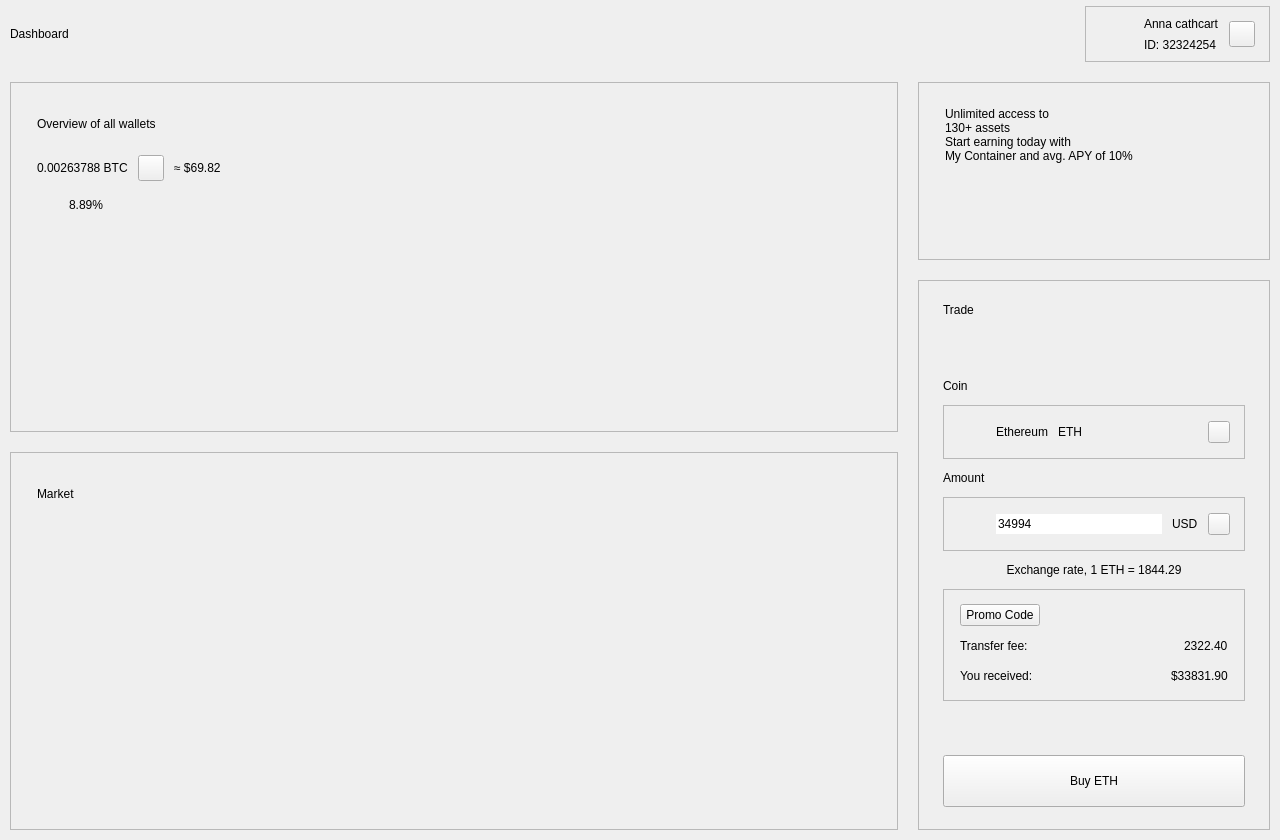
<?xml version="1.0" encoding="UTF-8"?>
<ui version="4.0">
 <class>DashboardComponent</class>
 <widget class="QCustomComponent" name="DashboardComponent">
  <property name="geometry">
   <rect><x>0</x><y>0</y><width>1280</width><height>840</height></rect>
  </property>
  <layout class="QVBoxLayout" name="dashOuter">
   <property name="spacing"><number>0</number></property>
   <property name="leftMargin"><number>0</number></property>
   <property name="topMargin"><number>0</number></property>
   <property name="rightMargin"><number>0</number></property>
   <property name="bottomMargin"><number>0</number></property>
   <item>
    <widget class="QScrollArea" name="dashScroll">
     <property name="widgetResizable"><bool>true</bool></property>
     <property name="frameShape"><enum>QFrame::NoFrame</enum></property>
     <property name="horizontalScrollBarPolicy"><enum>Qt::ScrollBarAlwaysOff</enum></property>
     <widget class="QWidget" name="dashScrollContents">
      <property name="geometry"><rect><x>0</x><y>0</y><width>1280</width><height>840</height></rect></property>
      <layout class="QVBoxLayout" name="dashBody">
       <property name="spacing"><number>20</number></property>
       <property name="leftMargin"><number>4</number></property>
       <property name="topMargin"><number>2</number></property>
       <property name="rightMargin"><number>4</number></property>
       <property name="bottomMargin"><number>6</number></property>

       <!-- ============ TOP BAR ============ -->
       <item>
        <widget class="QWidget" name="topBar" native="true">
         <layout class="QHBoxLayout" name="topBarLayout">
          <property name="spacing"><number>12</number></property>
          <property name="leftMargin"><number>6</number></property>
          <property name="topMargin"><number>4</number></property>
          <property name="rightMargin"><number>6</number></property>
          <property name="bottomMargin"><number>0</number></property>
          <item>
           <widget class="QLabel" name="pageTitle">
            <property name="text"><string>Dashboard</string></property>
            <property name="role" stdset="0"><string>pageTitle</string></property>
           </widget>
          </item>
          <item>
           <spacer name="topBarSpacer">
            <property name="orientation"><enum>Qt::Horizontal</enum></property>
            <property name="sizeHint" stdset="0"><size><width>40</width><height>20</height></size></property>
           </spacer>
          </item>
          <item>
           <widget class="QFrame" name="userChip">
            <property name="frameShape"><enum>QFrame::StyledPanel</enum></property>
            <property name="role" stdset="0"><string>userChip</string></property>
            <layout class="QHBoxLayout" name="userChipLayout">
             <property name="spacing"><number>10</number></property>
             <property name="leftMargin"><number>6</number></property>
             <property name="topMargin"><number>6</number></property>
             <property name="rightMargin"><number>14</number></property>
             <property name="bottomMargin"><number>6</number></property>
             <item>
              <widget class="QCustomAvatar" name="userAvatar">
               <property name="minimumSize"><size><width>42</width><height>42</height></size></property>
               <property name="maximumSize"><size><width>42</width><height>42</height></size></property>
               <property name="text" stdset="0"><string>A</string></property>
              </widget>
             </item>
             <item>
              <layout class="QVBoxLayout" name="userTextCol">
               <property name="spacing"><number>0</number></property>
               <item><widget class="QLabel" name="userName"><property name="text"><string>Anna cathcart</string></property><property name="role" stdset="0"><string>userName</string></property></widget></item>
               <item><widget class="QLabel" name="userId"><property name="text"><string>ID: 32324254</string></property><property name="role" stdset="0"><string>userId</string></property></widget></item>
              </layout>
             </item>
             <item>
              <widget class="QPushButton" name="userChevron">
               <property name="minimumSize"><size><width>26</width><height>26</height></size></property>
               <property name="maximumSize"><size><width>26</width><height>26</height></size></property>
               <property name="iconSize"><size><width>16</width><height>16</height></size></property>
               <property name="cursor"><cursorShape>PointingHandCursor</cursorShape></property>
               <property name="text"><string/></property>
              </widget>
             </item>
            </layout>
           </widget>
          </item>
         </layout>
        </widget>
       </item>

       <!-- ============ CONTENT ROW ============ -->
       <item>
        <layout class="QHBoxLayout" name="contentRow" stretch="1,0">
         <property name="spacing"><number>20</number></property>
         <property name="leftMargin"><number>6</number></property>
         <property name="topMargin"><number>0</number></property>
         <property name="rightMargin"><number>6</number></property>
         <property name="bottomMargin"><number>4</number></property>

         <!-- ==== LEFT COLUMN ==== -->
         <item>
          <layout class="QVBoxLayout" name="leftCol" stretch="0,1">
           <property name="spacing"><number>20</number></property>

           <!-- Overview card -->
           <item>
            <widget class="QFrame" name="overviewCard">
             <property name="frameShape"><enum>QFrame::StyledPanel</enum></property>
             <property name="role" stdset="0"><string>card</string></property>
             <layout class="QVBoxLayout" name="overviewLayout">
              <property name="spacing"><number>12</number></property>
              <property name="leftMargin"><number>26</number></property>
              <property name="topMargin"><number>22</number></property>
              <property name="rightMargin"><number>26</number></property>
              <property name="bottomMargin"><number>18</number></property>
              <item>
               <layout class="QHBoxLayout" name="overviewHead">
                <item><widget class="QLabel" name="overviewTitle"><property name="text"><string>Overview of all wallets</string></property><property name="role" stdset="0"><string>cardTitle</string></property></widget></item>
                <item><spacer name="overviewHeadSpacer"><property name="orientation"><enum>Qt::Horizontal</enum></property><property name="sizeHint" stdset="0"><size><width>40</width><height>20</height></size></property></spacer></item>
                <item>
                 <widget class="QCustomSegmentedControl" name="rangeControl">
                  <property name="minimumSize"><size><width>216</width><height>38</height></size></property>
                  <property name="maximumSize"><size><width>216</width><height>38</height></size></property>
                 </widget>
                </item>
               </layout>
              </item>
              <item>
               <layout class="QHBoxLayout" name="overviewValueRow">
                <property name="spacing"><number>10</number></property>
                <item><widget class="QLabel" name="bigValue"><property name="text"><string>0.00263788 BTC</string></property><property name="role" stdset="0"><string>bigValue</string></property></widget></item>
                <item>
                 <widget class="QPushButton" name="coinPick">
                  <property name="minimumSize"><size><width>26</width><height>26</height></size></property>
                  <property name="maximumSize"><size><width>26</width><height>26</height></size></property>
                  <property name="iconSize"><size><width>15</width><height>15</height></size></property>
                  <property name="cursor"><cursorShape>PointingHandCursor</cursorShape></property>
                  <property name="text"><string/></property>
                 </widget>
                </item>
                <item><widget class="QLabel" name="approxValue"><property name="text"><string>≈ $69.82</string></property><property name="role" stdset="0"><string>approx</string></property></widget></item>
                <item><spacer name="overviewValueSpacer"><property name="orientation"><enum>Qt::Horizontal</enum></property><property name="sizeHint" stdset="0"><size><width>40</width><height>20</height></size></property></spacer></item>
               </layout>
              </item>
              <item>
               <layout class="QHBoxLayout" name="overviewChangeRow">
                <property name="spacing"><number>8</number></property>
                <item><widget class="QCustomTrendChip" name="changeChip"><property name="minimumSize"><size><width>24</width><height>24</height></size></property><property name="maximumSize"><size><width>24</width><height>24</height></size></property><property name="direction" stdset="0"><string>up</string></property><property name="variant" stdset="0"><string>plain</string></property></widget></item>
                <item><widget class="QLabel" name="changeValue"><property name="text"><string>8.89%</string></property><property name="role" stdset="0"><string>changePos</string></property></widget></item>
                <item><spacer name="overviewChangeSpacer"><property name="orientation"><enum>Qt::Horizontal</enum></property><property name="sizeHint" stdset="0"><size><width>40</width><height>20</height></size></property></spacer></item>
               </layout>
              </item>
              <item>
               <widget class="QCustomAreaChart" name="overviewChart">
                <property name="minimumSize"><size><width>0</width><height>172</height></size></property>
               </widget>
              </item>
              <item>
               <widget class="QWidget" name="timeRow" native="true">
                <layout class="QHBoxLayout" name="timeRowLayout">
                 <property name="spacing"><number>0</number></property>
                 <property name="leftMargin"><number>6</number></property>
                 <property name="topMargin"><number>0</number></property>
                 <property name="rightMargin"><number>6</number></property>
                 <property name="bottomMargin"><number>0</number></property>
                </layout>
               </widget>
              </item>
             </layout>
            </widget>
           </item>

           <!-- Market card -->
           <item>
            <widget class="QFrame" name="marketCard">
             <property name="sizePolicy">
              <sizepolicy hsizetype="Preferred" vsizetype="Expanding"><horstretch>0</horstretch><verstretch>1</verstretch></sizepolicy>
             </property>
             <property name="frameShape"><enum>QFrame::StyledPanel</enum></property>
             <property name="role" stdset="0"><string>card</string></property>
             <layout class="QVBoxLayout" name="marketLayout">
              <property name="spacing"><number>14</number></property>
              <property name="leftMargin"><number>26</number></property>
              <property name="topMargin"><number>22</number></property>
              <property name="rightMargin"><number>26</number></property>
              <property name="bottomMargin"><number>18</number></property>
              <item>
               <layout class="QHBoxLayout" name="marketHead">
                <item><widget class="QLabel" name="marketTitle"><property name="text"><string>Market</string></property><property name="role" stdset="0"><string>cardTitle</string></property></widget></item>
                <item><spacer name="marketHeadSpacer"><property name="orientation"><enum>Qt::Horizontal</enum></property><property name="sizeHint" stdset="0"><size><width>40</width><height>20</height></size></property></spacer></item>
                <item>
                 <widget class="QCustomSegmentedControl" name="marketTabs">
                  <property name="minimumSize"><size><width>268</width><height>38</height></size></property>
                  <property name="maximumSize"><size><width>268</width><height>38</height></size></property>
                 </widget>
                </item>
               </layout>
              </item>
              <item>
               <widget class="QCustomDataTable" name="marketTable" native="true">
                <property name="sizePolicy">
                 <sizepolicy hsizetype="Expanding" vsizetype="Expanding"><horstretch>0</horstretch><verstretch>1</verstretch></sizepolicy>
                </property>
                <property name="minimumSize"><size><width>0</width><height>256</height></size></property>
               </widget>
              </item>
             </layout>
            </widget>
           </item>
          </layout>
         </item>

         <!-- ==== RIGHT PANEL ==== -->
         <item>
          <widget class="QWidget" name="rightPanel" native="true">
           <property name="minimumSize"><size><width>352</width><height>0</height></size></property>
           <property name="maximumSize"><size><width>368</width><height>16777215</height></size></property>
           <layout class="QVBoxLayout" name="rightCol" stretch="0,1">
            <property name="spacing"><number>20</number></property>
            <property name="leftMargin"><number>0</number></property>
            <property name="topMargin"><number>0</number></property>
            <property name="rightMargin"><number>0</number></property>
            <property name="bottomMargin"><number>0</number></property>

            <!-- Promo card -->
            <item>
             <widget class="QFrame" name="promoCard">
              <property name="minimumSize"><size><width>0</width><height>178</height></size></property>
              <property name="maximumSize"><size><width>16777215</width><height>178</height></size></property>
              <property name="frameShape"><enum>QFrame::StyledPanel</enum></property>
              <property name="role" stdset="0"><string>promoCard</string></property>
              <layout class="QVBoxLayout" name="promoLayout">
               <property name="spacing"><number>0</number></property>
               <property name="leftMargin"><number>26</number></property>
               <property name="topMargin"><number>24</number></property>
               <property name="rightMargin"><number>26</number></property>
               <property name="bottomMargin"><number>22</number></property>
               <item>
                <widget class="QLabel" name="promoTitle">
                 <property name="text"><string>Unlimited access to
130+ assets</string></property>
                 <property name="role" stdset="0"><string>promoTitle</string></property>
                </widget>
               </item>
               <item>
                <widget class="QLabel" name="promoSub">
                 <property name="text"><string>Start earning today with
My Container and avg. APY of 10%</string></property>
                 <property name="role" stdset="0"><string>promoSub</string></property>
                </widget>
               </item>
               <item><spacer name="promoMidSpacer"><property name="orientation"><enum>Qt::Vertical</enum></property><property name="sizeHint" stdset="0"><size><width>10</width><height>10</height></size></property></spacer></item>
               <item>
                <layout class="QHBoxLayout" name="promoFoot">
                 <item><spacer name="promoFootSpacer"><property name="orientation"><enum>Qt::Horizontal</enum></property><property name="sizeHint" stdset="0"><size><width>40</width><height>20</height></size></property></spacer></item>
                 <item>
                  <widget class="QCustomAvatarGroup" name="promoCoins">
                   <property name="maxVisible" stdset="0"><number>5</number></property>
                   <property name="avatarSize" stdset="0"><number>36</number></property>
                  </widget>
                 </item>
                </layout>
               </item>
              </layout>
             </widget>
            </item>

            <!-- Trade card -->
            <item>
             <widget class="QFrame" name="tradeCard">
              <property name="sizePolicy">
               <sizepolicy hsizetype="Preferred" vsizetype="Expanding"><horstretch>0</horstretch><verstretch>1</verstretch></sizepolicy>
              </property>
              <property name="frameShape"><enum>QFrame::StyledPanel</enum></property>
              <property name="role" stdset="0"><string>card</string></property>
              <layout class="QVBoxLayout" name="tradeLayout">
               <property name="spacing"><number>12</number></property>
               <property name="leftMargin"><number>24</number></property>
               <property name="topMargin"><number>22</number></property>
               <property name="rightMargin"><number>24</number></property>
               <property name="bottomMargin"><number>22</number></property>
               <item><widget class="QLabel" name="tradeTitle"><property name="text"><string>Trade</string></property><property name="role" stdset="0"><string>cardTitle</string></property></widget></item>
               <item>
                <widget class="QCustomSegmentedControl" name="tradeTabs">
                 <property name="minimumSize"><size><width>0</width><height>38</height></size></property>
                </widget>
               </item>
               <item><widget class="QLabel" name="coinLabel"><property name="text"><string>Coin</string></property><property name="role" stdset="0"><string>fieldLabel</string></property></widget></item>
               <item>
                <widget class="QFrame" name="coinField">
                 <property name="minimumSize"><size><width>0</width><height>54</height></size></property>
                 <property name="frameShape"><enum>QFrame::StyledPanel</enum></property>
                 <property name="role" stdset="0"><string>field</string></property>
                 <layout class="QHBoxLayout" name="coinFieldLayout">
                  <property name="spacing"><number>10</number></property>
                  <property name="leftMargin"><number>12</number></property>
                  <property name="topMargin"><number>6</number></property>
                  <property name="rightMargin"><number>14</number></property>
                  <property name="bottomMargin"><number>6</number></property>
                  <item>
                   <widget class="QCustomAvatar" name="coinAvatar">
                    <property name="minimumSize"><size><width>30</width><height>30</height></size></property>
                    <property name="maximumSize"><size><width>30</width><height>30</height></size></property>
                    <property name="text" stdset="0"><string>E</string></property>
                    <property name="showStatus" stdset="0"><bool>false</bool></property>
                   </widget>
                  </item>
                  <item><widget class="QLabel" name="coinName"><property name="text"><string>Ethereum</string></property><property name="role" stdset="0"><string>fieldValue</string></property></widget></item>
                  <item><widget class="QLabel" name="coinTicker"><property name="text"><string>ETH</string></property><property name="role" stdset="0"><string>fieldMuted</string></property></widget></item>
                  <item><spacer name="coinFieldSpacer"><property name="orientation"><enum>Qt::Horizontal</enum></property><property name="sizeHint" stdset="0"><size><width>40</width><height>20</height></size></property></spacer></item>
                  <item>
                   <widget class="QPushButton" name="coinFieldChevron">
                    <property name="minimumSize"><size><width>22</width><height>22</height></size></property>
                    <property name="maximumSize"><size><width>22</width><height>22</height></size></property>
                    <property name="iconSize"><size><width>16</width><height>16</height></size></property>
                    <property name="text"><string/></property>
                   </widget>
                  </item>
                 </layout>
                </widget>
               </item>
               <item><widget class="QLabel" name="amountLabel"><property name="text"><string>Amount</string></property><property name="role" stdset="0"><string>fieldLabel</string></property></widget></item>
               <item>
                <widget class="QFrame" name="amountField">
                 <property name="minimumSize"><size><width>0</width><height>54</height></size></property>
                 <property name="frameShape"><enum>QFrame::StyledPanel</enum></property>
                 <property name="role" stdset="0"><string>field</string></property>
                 <layout class="QHBoxLayout" name="amountFieldLayout">
                  <property name="spacing"><number>10</number></property>
                  <property name="leftMargin"><number>12</number></property>
                  <property name="topMargin"><number>6</number></property>
                  <property name="rightMargin"><number>14</number></property>
                  <property name="bottomMargin"><number>6</number></property>
                  <item>
                   <widget class="QCustomAvatar" name="amountBadge">
                    <property name="minimumSize"><size><width>30</width><height>30</height></size></property>
                    <property name="maximumSize"><size><width>30</width><height>30</height></size></property>
                    <property name="text" stdset="0"><string>$</string></property>
                    <property name="showStatus" stdset="0"><bool>false</bool></property>
                   </widget>
                  </item>
                  <item>
                   <widget class="QLineEdit" name="amountEdit">
                    <property name="text"><string>34994</string></property>
                    <property name="frame"><bool>false</bool></property>
                    <property name="role" stdset="0"><string>amountEdit</string></property>
                   </widget>
                  </item>
                  <item><widget class="QLabel" name="amountCurrency"><property name="text"><string>USD</string></property><property name="role" stdset="0"><string>fieldMuted</string></property></widget></item>
                  <item>
                   <widget class="QPushButton" name="amountChevron">
                    <property name="minimumSize"><size><width>22</width><height>22</height></size></property>
                    <property name="maximumSize"><size><width>22</width><height>22</height></size></property>
                    <property name="iconSize"><size><width>16</width><height>16</height></size></property>
                    <property name="text"><string/></property>
                   </widget>
                  </item>
                 </layout>
                </widget>
               </item>
               <item>
                <widget class="QLabel" name="tradeRate">
                 <property name="alignment"><set>Qt::AlignCenter</set></property>
                 <property name="text"><string>Exchange rate, 1 ETH = 1844.29</string></property>
                 <property name="role" stdset="0"><string>exchangeRate</string></property>
                </widget>
               </item>
               <item>
                <widget class="QFrame" name="receiptBox">
                 <property name="frameShape"><enum>QFrame::StyledPanel</enum></property>
                 <property name="role" stdset="0"><string>receipt</string></property>
                 <layout class="QVBoxLayout" name="receiptLayout">
                  <property name="spacing"><number>10</number></property>
                  <property name="leftMargin"><number>16</number></property>
                  <property name="topMargin"><number>14</number></property>
                  <property name="rightMargin"><number>16</number></property>
                  <property name="bottomMargin"><number>14</number></property>
                  <item>
                   <layout class="QHBoxLayout" name="promoRow">
                    <item><widget class="QPushButton" name="promoCodeBtn"><property name="text"><string>Promo Code</string></property><property name="cursor"><cursorShape>PointingHandCursor</cursorShape></property><property name="layoutDirection"><enum>Qt::RightToLeft</enum></property><property name="iconSize"><size><width>15</width><height>15</height></size></property><property name="role" stdset="0"><string>link</string></property></widget></item>
                    <item><spacer name="promoRowSpacer"><property name="orientation"><enum>Qt::Horizontal</enum></property><property name="sizeHint" stdset="0"><size><width>40</width><height>20</height></size></property></spacer></item>
                   </layout>
                  </item>
                  <item>
                   <layout class="QHBoxLayout" name="feeRow">
                    <item><widget class="QLabel" name="feeLabel"><property name="text"><string>Transfer fee:</string></property><property name="role" stdset="0"><string>receiptLabel</string></property></widget></item>
                    <item><spacer name="feeSpacer"><property name="orientation"><enum>Qt::Horizontal</enum></property><property name="sizeHint" stdset="0"><size><width>40</width><height>20</height></size></property></spacer></item>
                    <item><widget class="QLabel" name="feeValue"><property name="text"><string>2322.40</string></property><property name="role" stdset="0"><string>receiptValue</string></property></widget></item>
                   </layout>
                  </item>
                  <item>
                   <layout class="QHBoxLayout" name="recvRow">
                    <item><widget class="QLabel" name="receivedLabel"><property name="text"><string>You received:</string></property><property name="role" stdset="0"><string>receiptLabel</string></property></widget></item>
                    <item><spacer name="recvSpacer"><property name="orientation"><enum>Qt::Horizontal</enum></property><property name="sizeHint" stdset="0"><size><width>40</width><height>20</height></size></property></spacer></item>
                    <item><widget class="QLabel" name="receivedValue"><property name="text"><string>$33831.90</string></property><property name="role" stdset="0"><string>receiptBig</string></property></widget></item>
                   </layout>
                  </item>
                 </layout>
                </widget>
               </item>
               <item><spacer name="tradeBottomSpacer"><property name="orientation"><enum>Qt::Vertical</enum></property><property name="sizeHint" stdset="0"><size><width>10</width><height>6</height></size></property></spacer></item>
               <item>
                <widget class="QCustomQPushButton" name="buyBtn">
                 <property name="minimumSize"><size><width>0</width><height>52</height></size></property>
                 <property name="text"><string>Buy ETH</string></property>
                 <property name="cursor"><cursorShape>PointingHandCursor</cursorShape></property>
                </widget>
               </item>
              </layout>
             </widget>
            </item>
           </layout>
          </widget>
         </item>
        </layout>
       </item>
      </layout>
     </widget>
    </widget>
   </item>
  </layout>
 </widget>
 <customwidgets>
  <customwidget>
   <class>QCustomComponent</class>
   <extends>QWidget</extends>
   <header>Custom_Widgets.QCustomComponent</header>
   <container>1</container>
  </customwidget>
  <customwidget>
   <class>QCustomSegmentedControl</class>
   <extends>QWidget</extends>
   <header>Custom_Widgets.QCustomSegmentedControl</header>
  </customwidget>
  <customwidget>
   <class>QCustomAreaChart</class>
   <extends>QWidget</extends>
   <header>Custom_Widgets.QCustomCharts.QCustomAreaChart</header>
  </customwidget>
  <customwidget>
   <class>QCustomTrendChip</class>
   <extends>QWidget</extends>
   <header>Custom_Widgets.QCustomTrendChip</header>
  </customwidget>
  <customwidget>
   <class>QCustomAvatar</class>
   <extends>QWidget</extends>
   <header>Custom_Widgets.QCustomAvatar</header>
  </customwidget>
  <customwidget>
   <class>QCustomAvatarGroup</class>
   <extends>QWidget</extends>
   <header>Custom_Widgets.QCustomAvatarGroup</header>
  </customwidget>
  <customwidget>
   <class>QCustomDataTable</class>
   <extends>QWidget</extends>
   <header>Custom_Widgets.QCustomDataTable</header>
  </customwidget>
  <customwidget>
   <class>QCustomQPushButton</class>
   <extends>QPushButton</extends>
   <header>Custom_Widgets.QCustomQPushButton</header>
  </customwidget>
 </customwidgets>
 <resources/>
 <connections/>
</ui>
